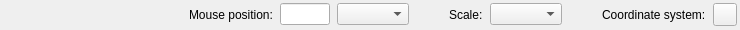
    <widget class="QWidget" name="mStatusWidget" native="true">
     <property name="sizePolicy">
      <sizepolicy hsizetype="Preferred" vsizetype="Fixed">
       <horstretch>0</horstretch>
       <verstretch>0</verstretch>
      </sizepolicy>
     </property>
     <property name="maximumSize">
      <size>
       <width>16777215</width>
       <height>30</height>
      </size>
     </property>
     <layout class="QGridLayout" name="gridLayout">
      <property name="leftMargin">
       <number>3</number>
      </property>
      <property name="topMargin">
       <number>3</number>
      </property>
      <property name="rightMargin">
       <number>3</number>
      </property>
      <property name="bottomMargin">
       <number>3</number>
      </property>
      <property name="horizontalSpacing">
       <number>40</number>
      </property>
      <property name="verticalSpacing">
       <number>0</number>
      </property>
      <item row="0" column="2">
       <layout class="QHBoxLayout" name="horizontalLayout_3">
        <property name="spacing">
         <number>7</number>
        </property>
        <item>
         <widget class="QLabel" name="mMousePositionLabel">
          <property name="text">
           <string>Mouse position:</string>
          </property>
         </widget>
        </item>
        <item>
         <widget class="QLineEdit" name="mCoordinateLineEdit">
          <property name="sizePolicy">
           <sizepolicy hsizetype="Minimum" vsizetype="Fixed">
            <horstretch>0</horstretch>
            <verstretch>0</verstretch>
           </sizepolicy>
          </property>
          <property name="minimumSize">
           <size>
            <width>50</width>
            <height>0</height>
           </size>
          </property>
          <property name="maximumSize">
           <size>
            <width>50</width>
            <height>16777215</height>
           </size>
          </property>
         </widget>
        </item>
        <item>
         <widget class="QComboBox" name="mCRSComboBox"/>
        </item>
       </layout>
      </item>
      <item row="0" column="0">
       <spacer name="horizontalSpacer_4">
        <property name="orientation">
         <enum>Qt::Horizontal</enum>
        </property>
        <property name="sizeHint" stdset="0">
         <size>
          <width>186</width>
          <height>20</height>
         </size>
        </property>
       </spacer>
      </item>
      <item row="0" column="8">
       <layout class="QHBoxLayout" name="horizontalLayout_4">
        <property name="spacing">
         <number>7</number>
        </property>
        <item>
         <widget class="QLabel" name="mScaleLabel">
          <property name="text">
           <string>Scale:</string>
          </property>
         </widget>
        </item>
        <item>
         <widget class="QgsScaleComboBox" name="mScaleComboBox"/>
        </item>
       </layout>
      </item>
      <item row="0" column="13">
       <layout class="QHBoxLayout" name="horizontalLayout_5">
        <property name="spacing">
         <number>7</number>
        </property>
        <item>
         <widget class="QLabel" name="mCRSLabel">
          <property name="text">
           <string>Coordinate system:</string>
          </property>
         </widget>
        </item>
        <item>
         <widget class="QgsVBSCrsSelection" name="mCRSSelectionButton">
          <property name="text">
           <string/>
          </property>
         </widget>
        </item>
       </layout>
      </item>
     </layout>
    </widget>
